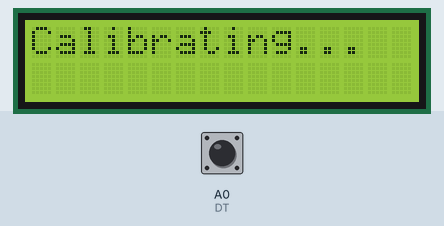
Simulated run of this sketch. Board: Arduino Uno, built with avr-gcc and run on an emulated ATmega328P. Shown: 16×2 character LCD. Inputs (shaded band) come from the test bench; at power-on: A0 (DT) HIGH. What the sketch prints to the serial monitor is not drawn.

Above: at 0.6 s.
At 2.3 s:
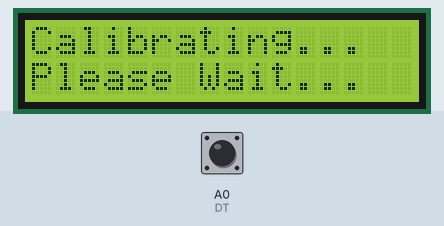
2.4 s: A0 (DT) pulled LOW for 1 s
At 4.0 s:
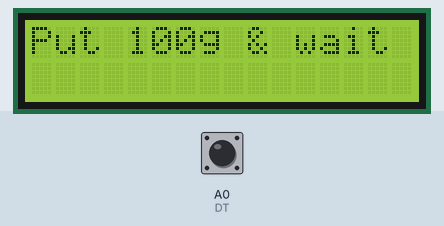
Timing chart, 0 to 5.5 s (numbered marks = the images above; inputs shaded):
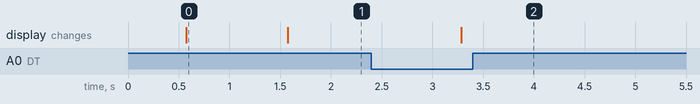

The sketch:

WeightSensor.ino
```cpp
/* This code will calibrate hx711 Load cell Amplifier
ADC -> Analog to Digital Converter


Arduino pin 6 -> HX711 CLK
Arduino pin 5 -> HX711 DOUT


#include "HX711.h" //The library is downloaded from https://github.com/bogde/HX711
#incldue <LiquidCrystal.h>

#define DOUT 5
#define CLK 6

unsigned long readCount(void)
{
  unsigned long Count;
  unsigned char i;
  //pinMode(DT,OUTPUT); //Set Data as Output
  digitalWrite(DT, High); //Set Data port to HIGH
  digitalWrite(SCK, Low); //Set Clock low
  Count=0;
  pinMode(DT, Input); //Set Data Port as an Input
  while(digitalRead(DT)){
    for (i=0 ; i<24; i++)
    { // hx711 sends 24bits.
      // One tick will transmitte one bit
      digitalWrite(SCK, HIGH);
      digitalWrite(SCK, LOW);
      Count++;
    }
  }
  digitalWrite(SCK,HIGH);
  Count = Count
}

float kg;
float units;

void setup() {
  // put your setup code here, to run once:
  //Initialize serial communication at 9600 bits per second:
  Serial.begin(9600);
  Serial.println("Weight Calibration Process");

}

void loop() {
  // put your main code here, to run repeatedly:
  scale.set_scale(2125); //2125 is the calibration factor

}

*/


#include <LiquidCrystal.h>
LiquidCrystal lcd(8, 9, 10, 11, 12, 13); // LiquidCrystal(rs, enable, d4, d5, d6, d7)

#define DT A0
#define SCK A1
#define sw 2

long sample=0;
float val=0;
long count=0;

//readCount is from the datasheet Hx711,
unsigned long readCount(void)
{
  unsigned long Count;
  unsigned char i;

  digitalWrite(DT,HIGH);
  digitalWrite(SCK,LOW); //set clock to zero before starts
  Count=0;
  while(digitalRead(DT));
  for (i=0;i<24;i++)
  {
    digitalWrite(SCK,HIGH);
    Count=Count<<1;
    digitalWrite(SCK,LOW);
    if(digitalRead(DT))
    Count++;
  }
  digitalWrite(SCK,HIGH);
  Count=Count^0x800000;
  digitalWrite(SCK,LOW);
  return(Count);
}

void setup()
{
  Serial.begin(9600);
  pinMode(SCK, OUTPUT);
  pinMode(sw, INPUT_PULLUP);
  lcd.begin(0, 1);
  lcd.print("    Weight ");
  lcd.setCursor(0,1);
  lcd.print(" Measurement ");
  delay(500);
  lcd.clear();
  calibrate();
}

void loop()
{
  count= readCount();
  int w=(((count-sample)/val)-2*((count-sample)/val));
  Serial.print("weight:");
  Serial.print((int)w);
  Serial.println("g");
  lcd.setCursor(0,0);
  //lcd.print("Weight            ");
  lcd.setCursor(0,1);
  lcd.print(w);
  lcd.print("g             ");

  if(digitalRead(sw)==0)
  {
    val=0;
    sample=0;
    w=0;
    count=0;
    calibrate();
  }
}

void calibrate()
{
  lcd.clear();
  lcd.print("Calibrating...");
  delay(1000);
  lcd.setCursor(0,1);
  lcd.print("Please Wait...");
  for(int i=0;i<100;i++)
  {
    count=readCount();
    sample+=count;
    Serial.println(count);
  }
  sample/=100;
  Serial.print("Avg:");
  Serial.println(sample);
  lcd.clear();
  lcd.print("Put 100g & wait");
  count=0;
  while(count<100)
  {
    count=readCount();
    count=sample-count;
    Serial.println(count);
  }
  lcd.clear();
  lcd.print("Please Wait....");
  delay(2000);
  for(int i=0;i<100;i++)
  {
    count=readCount();
    val+=sample-count;
    Serial.println(sample-count);
  }
  val=val/100.0;
  val=val/100.0;        // put here your calibrating weight
  lcd.clear();
}
```

Measured:
- after the input at 2.4 s, the display: changes after 0.89 s (image 2)
- what the display in image 0 shows lasts 1.0 s, from 0.6 s to 1.6 s
